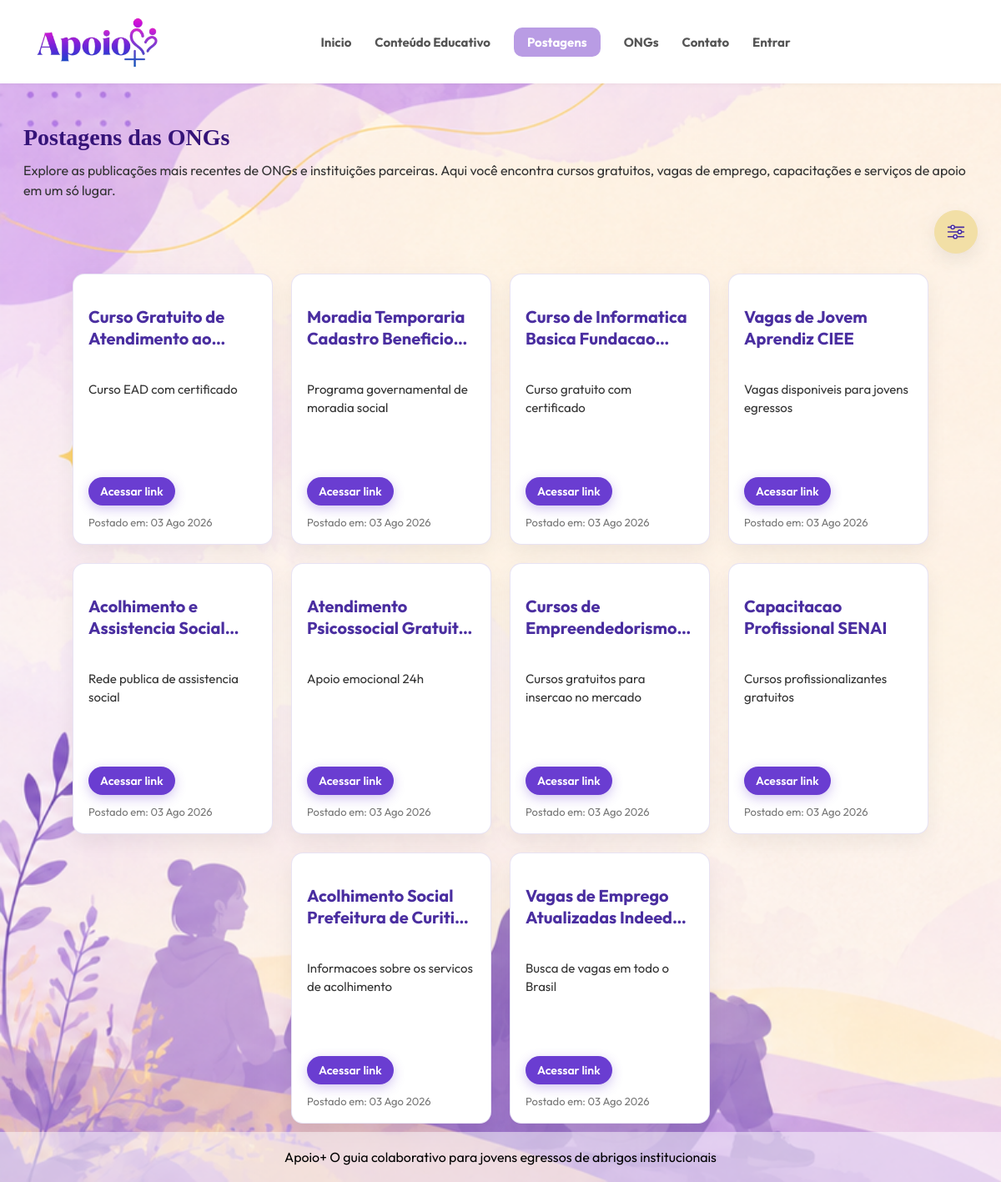
The app's page /frontend/telas/postagens.php, older data.
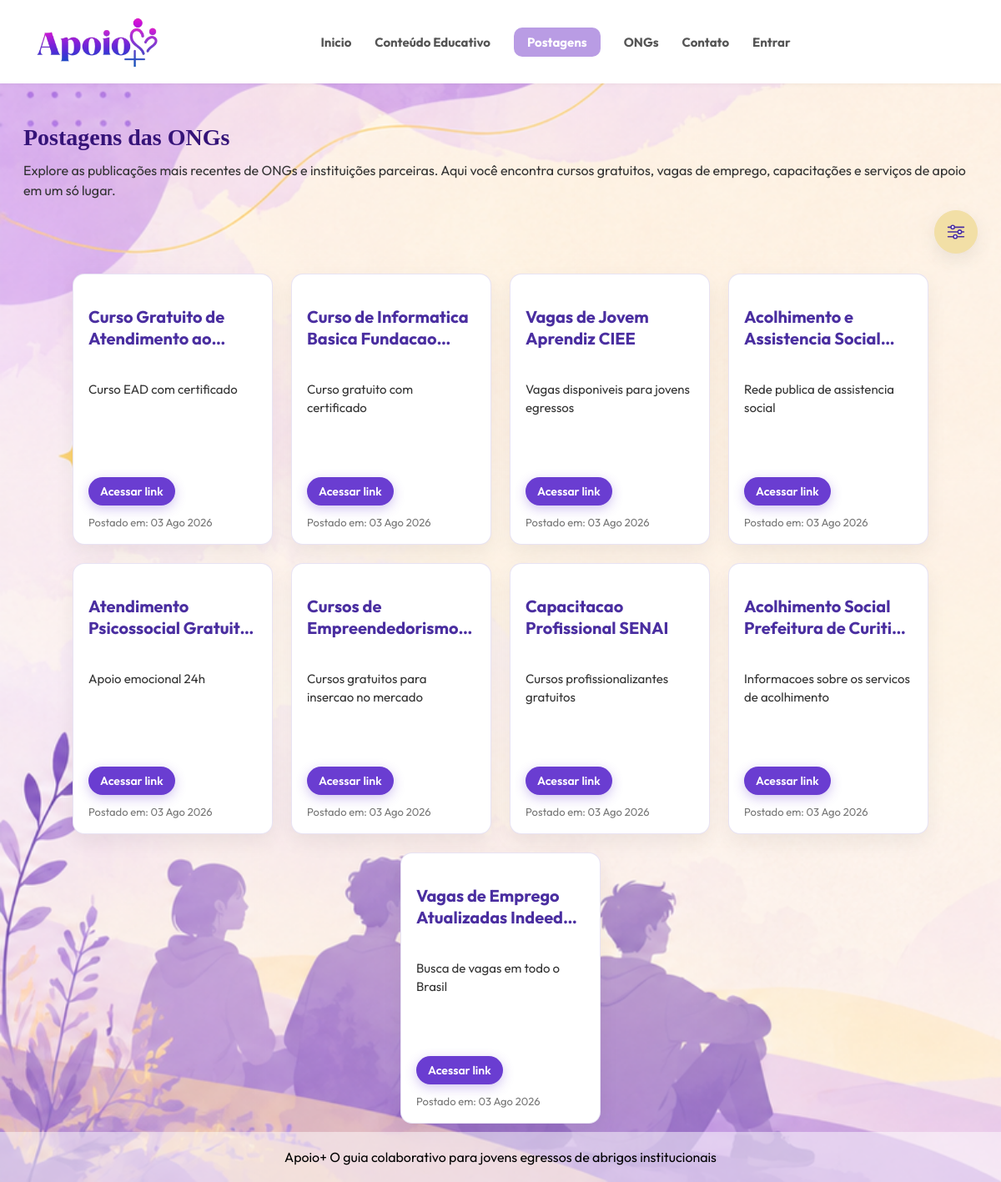
The same page, newer data.
### tables this page shows
CREATE TABLE `postagens` (
  `id` int(11) NOT NULL AUTO_INCREMENT,
  `ong_id` int(11) NOT NULL,
  `titulo` varchar(200) NOT NULL,
  `descricao` varchar(60) NOT NULL,
  `link` varchar(255),
  `categoria` varchar(120) NOT NULL DEFAULT '',
  `data_postagem` timestamp NOT NULL DEFAULT current_timestamp(),
  PRIMARY KEY (`id`),
  KEY `ong_id` (`ong_id`),
  CONSTRAINT `postagens_ibfk_1` FOREIGN KEY (`ong_id`) REFERENCES `ongs` (`id`) ON DELETE CASCADE ON UPDATE CASCADE
);

### frontend/telas/postagens.php (the view, shortened to what this page needs)
<?php
require_once('../../backend/funcionalidades/config.php');
require_once(__DIR__ . '/../componentes/layout.php');
$vagasVisitadas = [];
function categoriasPostagem($post) {
    if (!empty($post['categoria'])) {
        return $post['categoria'];
    }
    $categorias = [];
    return implode(',', array_unique($categorias));
}
?>
<!DOCTYPE html>
<html lang="pt-br">
<head>
    <link rel="stylesheet" href="<?= caminhoEstilo('estilos.css') ?>">
    <link rel="stylesheet" href="<?= caminhoEstilo('postagens.css') ?>">
</head>
<body>
    <?php renderizarCabecalho('postagens'); ?>
    <main class="postagens-main">
        <section id="posts">
            <h2 class="titulo-tela">Postagens das ONGs</h2>
                <p class="intro-postagens">Explore as publicações mais recentes de ONGs e instituições parceiras. Aqui você encontra cursos gratuitos, vagas de emprego, capacitações e serviços de apoio em um só lugar.
</p>
            <div class="filtro-postagens">
                <button class="botao-filtro" type="button" aria-label="Abrir filtros de categorias" aria-expanded="false">
                    <img src="../imagens/icone_filtro%20(1).svg" alt="Filtrar postagens">
                </button>
            </div>
            <div class="card-post">
                <?php
                $consulta = $mysqli->prepare("SELECT * FROM postagens ORDER BY data_postagem DESC");
                $consulta->execute();
                $resultado = $consulta->get_result();
                $meses = [
                    1 => 'Jan',
                    2 => 'Fev',
                    3 => 'Mar',
                    4 => 'Abr',
                    5 => 'Mai',
                    6 => 'Jun',
                    7 => 'Jul',
                    8 => 'Ago',
                    9 => 'Set',
                    10 => 'Out',
                    11 => 'Nov',
                    12 => 'Dez'
                ];
                while ($post = $resultado->fetch_assoc()) {
                    $foiVisitada = isset($vagasVisitadas[(int) $post['id']]);
                    $timestampPostagem = strtotime($post['data_postagem']);
                    $dataPostagem = date("d", $timestampPostagem) . " " . $meses[(int) date("n", $timestampPostagem)] . " " . date("Y", $timestampPostagem);
                    $categoriasPost = htmlspecialchars(categoriasPostagem($post));
                    echo "<div class='post' data-categorias='" . $categoriasPost . "'>";
                    echo "<h2>" . htmlspecialchars($post['titulo']) . "</h2>";
                    echo "<p class='descricao'>" . nl2br(htmlspecialchars($post['descricao'])) . "</p>";
                    echo "<p><a href='" . htmlspecialchars($post['link']) . "' target='_blank' rel='noopener noreferrer' class='ver-mais" . ($foiVisitada ? " foi-visitado" : "") . "' data-historico-tipo='vaga' data-historico-id='" . (int) $post['id'] . "'" . ($foiVisitada ? " aria-label='Vaga já acessada: " . htmlspecialchars($post['titulo'], ENT_QUOTES, 'UTF-8') . "'" : "") . ">Acessar link</a></p>";
                    echo "<p class='data'>Postado em: " . $dataPostagem . "</p>";
                    echo "</div>";
                }
                ?>
            </div>
        </section>
    </main>
    <?php renderizarRodape(); ?>
</body>
</html>

### frontend/componentes/layout.php (shortened to what this page needs)
<?php
function caminhoEstilo(string $arquivo, int $nivel = 0): string
{
    return str_repeat('../', $nivel + 1) . 'estilos/' . $arquivo . '?v=' . APOIO_ASSET_VERSION;
}
function renderizarCabecalho(string $paginaAtiva = '', int $nivel = 0): void
{
    $prefixoTelas = str_repeat('../', $nivel);
    $prefixoFrontend = str_repeat('../', $nivel + 1);
    $linksPrincipais = [
        'inicio' => ['Inicio', 'inicio.php'],
        'conteudo' => ['Conteúdo Educativo', 'conteudo_educativo.php'],
        'postagens' => ['Postagens', 'postagens.php'],
        'ongs' => ['ONGs', 'ongs.php'],
        'contato' => ['Contato', 'contato.php'],
    ];
    $classeLink = static fn (string $pagina): string => $paginaAtiva === $pagina ? ' class="active" aria-current="page"' : '';
    ?>
    <header>
        <a href="<?= htmlspecialchars($prefixoTelas . 'inicio.php', ENT_QUOTES, 'UTF-8') ?>" id="logo-img" aria-label="Ir para a página inicial">
            <img src="<?= htmlspecialchars($prefixoFrontend . 'imagens/apoiomais.png?v=' . APOIO_ASSET_VERSION, ENT_QUOTES, 'UTF-8') ?>" alt="Apoio+" class="logo-header">
        </a>
        <nav id="options-header" aria-label="Navegação principal">
            <ul>
                <?php foreach ($linksPrincipais as $pagina => [$rotulo, $destino]) { ?>
                    <li><a href="<?= htmlspecialchars($prefixoTelas . $destino, ENT_QUOTES, 'UTF-8') ?>"<?= $classeLink($pagina) ?>><?= htmlspecialchars($rotulo, ENT_QUOTES, 'UTF-8') ?></a></li>
                <?php } ?>
                <?php if (!isset($_SESSION['usuario']) && !isset($_SESSION['ong'])) { ?>
                    <li><a href="<?= $prefixoTelas ?>login.php"<?= $classeLink('login') ?>>Entrar</a></li>
                <?php } ?>
            </ul>
        </nav>
    </header>
    <?php
}
function renderizarRodape(int $nivel = 0): void
{
    ?>
    <footer>
        <p>Apoio+ O guia colaborativo para jovens egressos de abrigos institucionais</p>
    </footer>
    <?php
}

### frontend/estilos/estilos.css (style rules this page uses)
* { font-family: 'Outfit', sans-serif; margin: 0; padding: 0; box-sizing: border-box; }
.titulo-tela { font-family: 'Fredoka', serif; }
body { margin: 0; background: white; background-image: url('../imagens/fundopessoas.png'); background-size: cover; color: #333; grid-auto-flow: column; }
header { position: fixed; top: 0; left: 0; right: 0; z-index: 1000; max-width: 100%; padding: 20px 30px; background: rgb(255, 255, 255); display: flex; align-items: center; box-shadow: 0 1px 5px rgba(0,0,0,0.05); }
main { padding-top: 120px; min-height: calc(100vh - 240px); }
a { text-decoration: none; }
#logo-img { display: flex; width: 20%; justify-content: center; align-items: center; }
#logo-img .logo-header { display: block; object-fit: contain; }
#options-header { width: 80%; display: flex; justify-content: center; }
#options-header ul { list-style: none; display: flex; gap: 28px; margin: 0; padding: 0; }
#options-header ul li a { text-decoration: none; color: #555; font-size: 15px; font-weight: bold; transition: .2s; }
#options-header .active { color: white; background: #B99CE4; padding: 8px 16px; border-radius: 10px; }
main h2 { margin-left: 30px; margin-top: 20px; margin-bottom: 25px ; color: #1b0622; font-size: 27px; border: 10px; align-self: normal; }
#oportunidades > h2, #posts > h2 { color: #351378; }
.intro-postagens { text-align: left; }
#posts > p { padding: 0 28px; text-align: left; }
.filtro-postagens { position: relative; display: flex; justify-content: flex-end; width: min(100% - 40px, 1180px); margin: 0 auto 10px; z-index: 20; }
.botao-filtro { width: 46px; height: 46px; border: 1px solid #f2dfa6; border-radius: 50%; background: #f2dfa6; color: #fff; cursor: pointer; font-size: 20px; line-height: 1; box-shadow: 0 8px 22px rgba(0,0,0,0.08); transition: .2s ease; }
.botao-filtro img { display: block; width: 24px; height: 24px; margin: auto; object-fit: contain; }
footer { text-align: center; padding: 20px; margin-top: 50px; background: rgba(255, 255, 255, 0.5); }
footer p { color: black; }
#logo-img { display: flex !important; align-items: center !important; justify-content: center !important; height: 60px !important; width: 180px !important; overflow: hidden !important; }
#logo-img .logo-header { display: block !important; height: 140% !important; width: auto !important; transform: scale(1.5) !important; object-fit: contain !important; }
body { display: flex !important; flex-direction: column !important; min-height: 100vh !important; margin: 0 !important; }
main, .main-container { flex: 1 !important; }
footer { margin-top: auto !important; }

Row changes from the older to the newer data that the page shows:
removed postagens: titulo "Moradia Temporaria Cadastro…", descricao "Programa governamental de moradia social", data_postagem "03 Ago 2026"
